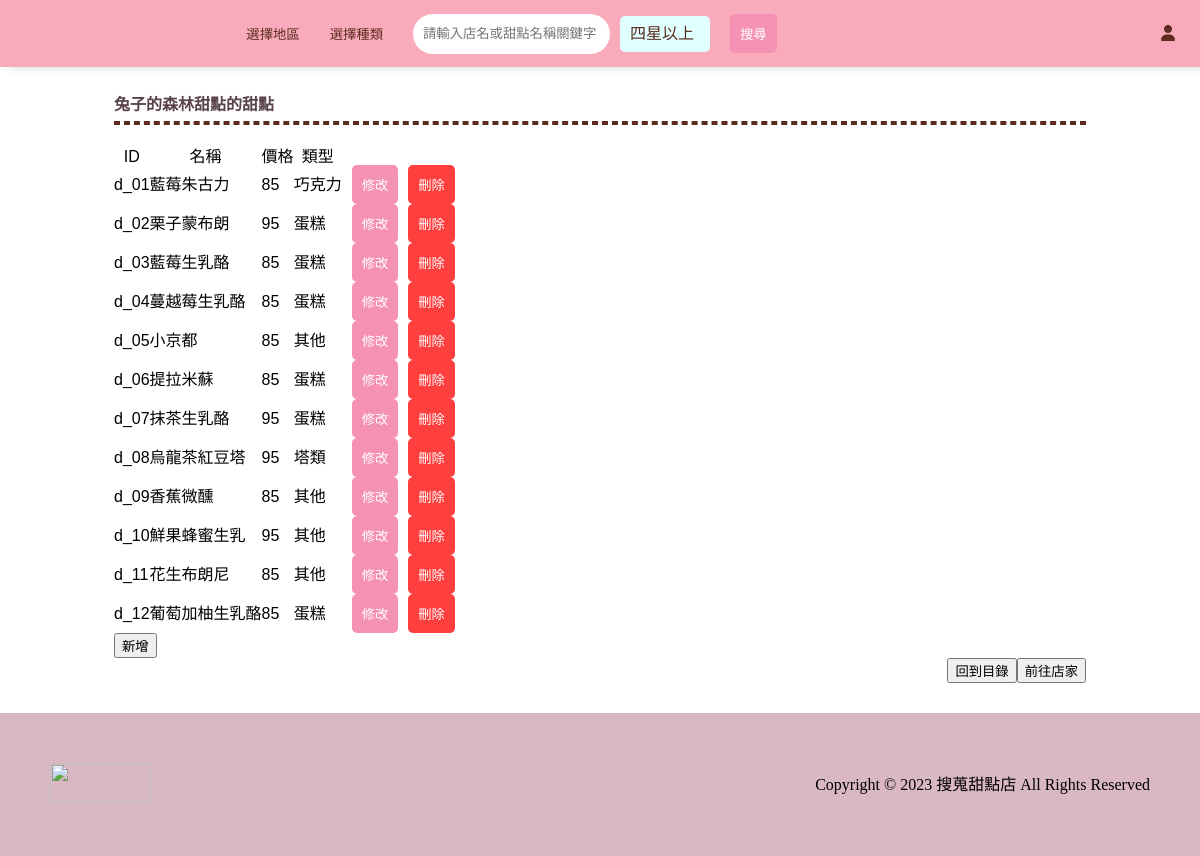
The page /manager_dessert_index.php?shop_id=s_03 on the database its author committed.
### tables this page shows
CREATE TABLE `shop` (
  `shop_ID` varchar(15) NOT NULL,
  `shop_Name` varchar(100) NOT NULL,
  `shop_Phone` varchar(10) DEFAULT NULL,
  `shop_Website` varchar(200) DEFAULT NULL,
  `shop_IG` varchar(200) DEFAULT NULL,
  `shop_FB` varchar(200) DEFAULT NULL,
  `shop_Email` varchar(50) DEFAULT NULL,
  `shop_Address` varchar(250) NOT NULL,
  `shop_ForHere` tinyint(1) DEFAULT NULL COMMENT '1:內用 0:外帶',
  `shop_Photo` varchar(500) DEFAULT NULL
);

CREATE TABLE `dessert` (
  `shop_ID` varchar(15) NOT NULL,
  `dess_ID` varchar(15) NOT NULL,
  `dess_Name` varchar(50) NOT NULL,
  `dess_Price` int NOT NULL,
  `desstype_ID` varchar(15) DEFAULT NULL
);

CREATE TABLE `desstype` (
  `desstype_ID` varchar(15) NOT NULL,
  `desstype_Name` varchar(50) NOT NULL
);

### manager_dessert_index.php (the view, shortened to what this page needs)
<?php
require_once '../db.php';
?>
<!DOCTYPE html>
<html lang="en">
<head>
    <link rel="stylesheet" href="https://cdnjs.cloudflare.com/ajax/libs/font-awesome/6.4.2/css/all.min.css">
    <link rel="stylesheet" href="https://cdn.jsdelivr.net/npm/swiper@11/swiper-bundle.min.css" />
    <link rel="stylesheet" href="../css/all.css">
</head>
<body>
    <div class="wrap">
        <div class="navbar">
            <?php
            if (isset($_SESSION['nowUser']) && $_SESSION['nowUser']['user_Role'] == "manager") {
                echo "<h1 class='logo'><a href='../manager_index.php'>搜蒐甜點店</a></h1>";
            } else {
                echo "<h1 class='logo'><a href='../index.php'>搜蒐甜點店</a></h1>";
            }
            ?>
            <form action="../shop/select.php" method="GET" class="search-section">
                <input type="button" name="zone-choice" id="index-zone-choice" value="選擇地區">
                <input type="button" name="style-choice" id="index-style-choice" value="選擇種類">
                <input type="text" placeholder="請輸入店名或甜點名稱關鍵字" name="keyword" class="search-bar">
                <div class="search-choice">
                    <label for='four-star-input' id='four-star-label'>四星以上</label>
                    <input type="submit" value="搜尋" class="search-button">
                </div>
            </form>
            <ul class="nav">
                <?php
                if (isset($_SESSION['nowUser'])) {
                    if ($_SESSION['nowUser']['user_Role'] == "manager") {
                        echo '<li class="nav-content"><a href="../manager_index.php">管理店家</a></li>';
                    }
                    echo '<li class="nav-content"><a href="../favorite/favorite.php?userid=' . $_SESSION['nowUser']['user_ID'] . '">收藏</a></li>';
                    echo '<li class="nav-content"><a href="../gallery/gallery.php?userid=' . $_SESSION['nowUser']['user_ID'] . '">圖鑑</a></li>';
                    echo '<li class="nav-content"><a href="../user/user_info.php?userid=' . $_SESSION['nowUser']['user_ID'] . '"><i class="fa-solid fa-user"></i></a></li>';
                } else {
                    echo '<li class="nav-content"><a href="../user/signup.php"><i class="fa-solid fa-user"></i></a></li>';
                }
                ?>
            </ul>
        </div>
        <div class="main">
            <div class='shop-list'>
                <?php
                $shopID = isset($_GET['shop_id']) ? $_GET['shop_id'] : '';
                $sql = "SELECT shop_Name FROM shop WHERE shop_ID='$shopID'";
                $name_result = $conn->query($sql);
                $name = $name_result->fetch_assoc();
                echo "<h2 class='dessert-title' id='dessert-title'>" . $name["shop_Name"] . "的甜點</h2><hr style='border: 2px dashed #5B2B1E;'><br>";
                $sql = "SELECT d.shop_ID, d.dess_ID, d.dess_Name, d.dess_Price, dt.desstype_Name
            FROM dessert d
            JOIN desstype dt ON d.desstype_ID = dt.desstype_ID
            WHERE d.shop_ID = '$shopID'
            ORDER BY d.dess_ID";
                $result = $conn->query($sql);
                if ($result->num_rows > 0) {
                    echo "<table id='dessert-table'><tr><th>ID</th><th>名稱</th><th>價格</th><th>類型</th><th></th><th></th></tr>";
                    while ($row = $result->fetch_assoc()) {
                        $changed_shop_ID = $row["shop_ID"];
                        $changed_dess_ID = $row["dess_ID"];
                        echo "<tr id='row_{$changed_shop_ID}_{$changed_dess_ID}'>";
                        echo "<td>" . $row["dess_ID"] . "</td>";
                        echo "<td class='text-element'>" . $row["dess_Name"] . "</td>";
                        echo "<td class='text-element'>" . $row["dess_Price"] . "</td>";
                        echo "<td class='text-element'>" . $row["desstype_Name"] . "</td>";
                        echo "<td><button class='search-button modify-button' onclick=\"modifyRow('$changed_shop_ID', '$changed_dess_ID')\">修改</button></td>";
                        echo "<td><button type='submit' onclick=\"deletionDess('$changed_shop_ID','$changed_dess_ID')\" class='delete-button'>刪除</button></td>";
                        echo "</tr>";
                    }
                    echo "</table>";
                    echo "<button onclick=\"addRow('$shopID')\" class='add-button'>新增</button>";
                } else {
                    echo "<div class='noDess'>0 筆結果</div><br>";
                    echo "<table id='dessert-table'><tr><th>ID</th><th>名稱</th><th>價格</th><th>類型</th><th></th><th></th></tr>";
                    echo "</table>";
                    echo "<button onclick=\"addRow('$shopID')\" class='add-button'>新增</button>";
                }
                echo "<div style='display: flex;justify-content: flex-end;'><a href='../manager_index.php'><button class='add-button' >回到目錄</button></a>";
                echo "<a href='../shop/shop_info.php?shop_id=$shopID'><button class='add-button'>前往店家</button></a></div>";
                ?>
            </div>
        </div>
    </div>
    <div class="footer" >
        <div class="left-footer"><img src='../image/logo-4.png'></div>
        <div class="right-footer">
            <p>Copyright © 2023 搜蒐甜點店 All Rights Reserved</p>
        </div>
    </div>
</body>
</html>

### all.css (style rules this page uses)
html, body, div, span, applet, object, iframe, h1, h2, h3, h4, h5, h6, p, blockquote, pre, a, abbr, acronym, address, big, cite, code, del, dfn, em, img, ins, kbd, q, s, samp, small, strike, strong, sub, sup, tt, var, b, u, i, center, dl, dt, dd, ol, ul, li, fieldset, form, label, legend, table, caption, tbody, tfoot, thead, tr, th, td, article, aside, canvas, details, embed, figure, figcaption, footer, header, hgroup, menu, nav, output, ruby, section, summary, time, mark, audio, video { margin: 0; padding: 0; border: 0; font-size: 100%; font: inherit; vertical-align: baseline; }
body { line-height: 1; }
ol, ul { list-style: none; }
table { border-collapse: collapse; border-spacing: 0; }
html { height: 100%; }
body { height: 100%; display: flex; flex-direction: column; }
.wrap { flex-grow: 1; width:100%; margin:0 auto; font-family:'Helvetica'; }
.navbar-index,.navbar { display: flex; justify-content: space-between; align-items: center; padding:5px; background-color:#F9AABB; opacity: 1.0; }
.navbar { box-shadow: 10px 0px 10px lightgray; justify-content: space-between; }
.logo { margin-left:30px; margin-right:30px; text-indent:101%; overflow:hidden; white-space:nowrap; background-image:url('../image/logo-4.png'); background-size: contain; background-repeat: no-repeat; background-position: center; }
.logo a { display:block; width:120px; height:50px; }
.nav { display: flex; justify-content: flex-end; width:30%; }
.nav a { display: block; padding:20px; }
.nav-content a { text-decoration: none; display: block; color:#5B2B1E; font-weight: bold; }
.main,.manager-main { width:90%; margin:0 auto; }
img { height:200px; width:300px; }
.search-section { display: flex; justify-content: center; align-items: center; }
.search-choice { display: flex; justify-content: space-evenly; align-items: center; }
.search-bar { width:50%; height:20px; padding:10px; border:1px solid gray; background-color:white; display: block; margin:0 10px; border-radius:30px; }
.search-section input { padding:10px; border:none; margin-right:10px; }
#index-zone-choice,#index-style-choice { color:#5B2B1E; background-color: transparent; border: none; }
#no-visited-label,#four-star-label { background:lightcyan; padding:10px; color:#5B2B1E; margin-right:10px; border:none; border-radius:5px; }
#four-star-label { width:70px; }
.search-button { border:0px; background-color: #F591B3; color:white; padding:10px; border-radius: 5px; margin-left:10px; }
.delete-button { border:0px; background-color: #FF3E3E; color:white; padding:10px; border-radius: 5px; margin-left:10px; }
.footer { background-color: #D9B8C1; display: flex; justify-content: space-between; align-items: center; padding:50px; }
.left-footer img { width:100px; height:40px; }
.simple-intro h2,.dessert-title,.comment-title { font-weight: bold; color: #594347; margin-top:10px; }
.shop-list { width:90%; margin:30px auto; }

### rows shown on the page
shop: shop_Name "兔子的森林甜點"
dessert: dess_ID "d_01", dess_Name "藍莓朱古力", dess_Price "85", desstype_ID.desstype_Name "巧克力"
dessert: dess_ID "d_02", dess_Name "栗子蒙布朗", dess_Price "95", desstype_ID.desstype_Name "蛋糕"
dessert: dess_ID "d_03", dess_Name "藍莓生乳酪", dess_Price "85", desstype_ID.desstype_Name "蛋糕"
dessert: dess_ID "d_04", dess_Name "蔓越莓生乳酪", dess_Price "85", desstype_ID.desstype_Name "蛋糕"
dessert: dess_ID "d_05", dess_Name "小京都", dess_Price "85", desstype_ID.desstype_Name "其他"
dessert: dess_ID "d_06", dess_Name "提拉米蘇", dess_Price "85", desstype_ID.desstype_Name "蛋糕"
dessert: dess_ID "d_07", dess_Name "抹茶生乳酪", dess_Price "95", desstype_ID.desstype_Name "蛋糕"
dessert: dess_ID "d_08", dess_Name "烏龍茶紅豆塔", dess_Price "95", desstype_ID.desstype_Name "塔類"
dessert: dess_ID "d_09", dess_Name "香蕉微醺", dess_Price "85", desstype_ID.desstype_Name "其他"
dessert: dess_ID "d_10", dess_Name "鮮果蜂蜜生乳", dess_Price "95", desstype_ID.desstype_Name "其他"
dessert: dess_ID "d_11", dess_Name "花生布朗尼", dess_Price "85", desstype_ID.desstype_Name "其他"
dessert: dess_ID "d_12", dess_Name "葡萄加柚生乳酪", dess_Price "85", desstype_ID.desstype_Name "蛋糕"
